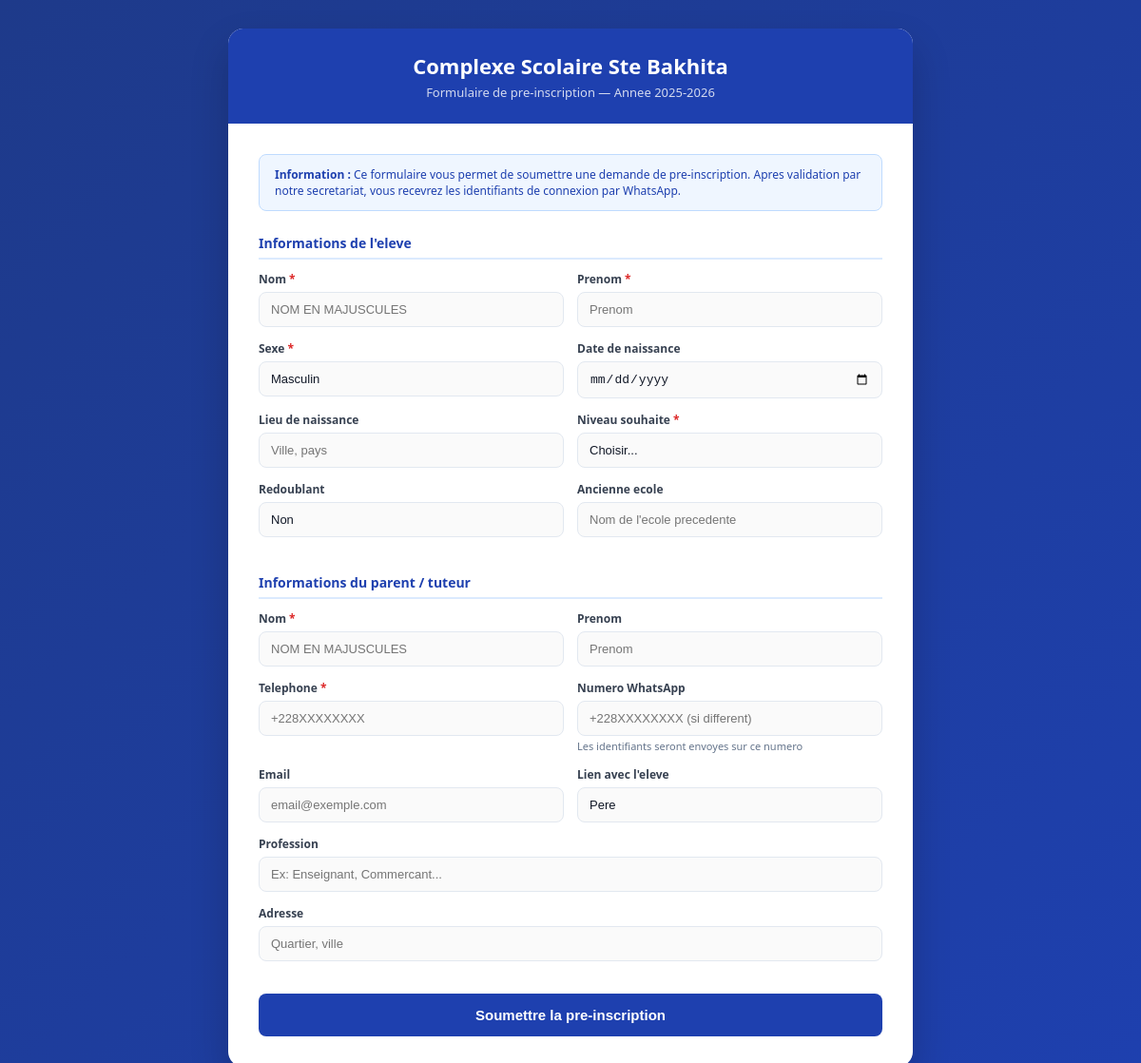
Page /inscription/ on the committed database.
### apps/core/models.py (models this page shows, shortened)
class ConfigurationEcole(models.Model):
    SYSTEMES = [
        ('TRIMESTRIEL', 'Trimestriel (T1/T2/T3)'),
        ('SEMESTRIEL', 'Semestriel (S1/S2)'),
    ]
    TYPES_ECOLE = [
        ('PRIVE', 'Établissement privé'),
        ('PUBLIC', 'Établissement public'),
    ]
    nom = models.CharField(max_length=200, default='GESTo')
    slogan = models.CharField(max_length=200, blank=True)
    adresse = models.CharField(max_length=300, blank=True)
    telephone = models.CharField(max_length=50, blank=True)
    email = models.EmailField(blank=True)
    logo = models.ImageField(upload_to='config/', null=True, blank=True)
    type_ecole = models.CharField(
        max_length=10, choices=TYPES_ECOLE, default='PRIVE'
    )
    systeme_defaut = models.CharField(
        max_length=15, choices=SYSTEMES, default='TRIMESTRIEL'
    )
    region = models.CharField(max_length=100, blank=True)
    ministre_tutelle = models.CharField(max_length=200, blank=True)
    devise = models.CharField(
        max_length=100, blank=True,
        default='Travail – Liberté – Patrie'
    )
    heure_rapport_directeur = models.TimeField(default='09:00')
    heure_rapport_censeur = models.TimeField(default='18:00')
    seuil_retards_consecutifs = models.IntegerField(default=5)
    seuil_retards_periode = models.IntegerField(default=10)
    seuil_jours_periode = models.IntegerField(default=20)
    seuil_alerte_dette_jours = models.IntegerField(default=30)
    wa_numero_source = models.CharField(max_length=20, blank=True)
    wa_numero_secours = models.CharField(max_length=20, blank=True)
    updated_at = models.DateTimeField(auto_now=True)
    class Meta:
        verbose_name = 'Configuration école'
    @classmethod
    def get(cls):
        obj, _ = cls.objects.get_or_create(pk=1)
        return obj

### apps/academic/models.py (models this page shows, shortened)
class AnneeScolaire(models.Model):
    nom = models.CharField(max_length=20, unique=True)
    date_debut = models.DateField(null=True, blank=True)
    date_fin = models.DateField(null=True, blank=True)
    est_active = models.BooleanField(default=False)
    class Meta:
        verbose_name = 'Année scolaire'
        ordering = ['-nom']
    @classmethod
    def active(cls):
        return cls.objects.filter(est_active=True).first()

### apps/preinscription/views.py (the view, shortened to what this page needs)
# urls.py: path('', views.formulaire_preinscription,
def formulaire_preinscription(request):
    from apps.core.models import ConfigurationEcole
    config = ConfigurationEcole.get()
    annee = AnneeScolaire.active()
    niveaux = Niveau.objects.all().order_by('ordre', 'nom')
    return render(request, 'preinscription/formulaire.html', {
        'config': config,
        'niveaux': niveaux,
        'annee': annee,
    })

### apps/core/context_processors.py (called while the page is built, shortened)
def global_context(request):
    if not request.user.is_authenticated:
        return {}

### templates/preinscription/formulaire.html (shortened to what this page needs)
<!DOCTYPE html>
<html lang="fr">
<head>
</head>
<body>
<div class="container">
  <div class="header">
    <h1>{{ config.nom }}</h1>
    <p>Formulaire de pre-inscription
      {% if annee %}— Annee {{ annee.nom }}{% endif %}
    </p>
  </div>
  <div class="body">
    <div class="info-box">
      <strong>Information :</strong>
      Ce formulaire vous permet de soumettre une demande de pre-inscription.
      Apres validation par notre secretariat, vous recevrez les identifiants
      de connexion par WhatsApp.
    </div>
    <form method="post">
      <div class="section-title">
        Informations de l'eleve
      </div>
      <div class="grid-2">
        <div class="form-group">
          <label>Nom <span class="required">*</span></label>
          <input type="text" name="nom_eleve"
                 value="{{ post.nom_eleve|default:'' }}"
                 placeholder="NOM EN MAJUSCULES" required>
        </div>
        <div class="form-group">
          <label>Prenom <span class="required">*</span></label>
          <input type="text" name="prenom_eleve"
                 value="{{ post.prenom_eleve|default:'' }}"
                 placeholder="Prenom" required>
        </div>
      </div>
      <div class="grid-2">
        <div class="form-group">
          <label>Sexe <span class="required">*</span></label>
          <select name="sexe_eleve">
            <option value="M">Masculin</option>
          </select>
        </div>
        <div class="form-group">
          <label>Date de naissance</label>
          <input type="date" name="date_naissance"
                 value="{{ post.date_naissance|default:'' }}">
        </div>
      </div>
      <div class="grid-2">
        <div class="form-group">
          <label>Lieu de naissance</label>
          <input type="text" name="lieu_naissance"
                 value="{{ post.lieu_naissance|default:'' }}"
                 placeholder="Ville, pays">
        </div>
        <div class="form-group">
          <label>Niveau souhaite <span class="required">*</span></label>
          <select name="niveau_souhaite" required>
            <option value="">Choisir...</option>
          </select>
        </div>
      </div>
      <div class="grid-2">
        <div class="form-group">
          <label>Redoublant</label>
          <select name="est_redoublant">
            <option value="0">Non</option>
          </select>
        </div>
        <div class="form-group">
          <label>Ancienne ecole</label>
          <input type="text" name="ancienne_ecole"
                 value="{{ post.ancienne_ecole|default:'' }}"
                 placeholder="Nom de l'ecole precedente">
        </div>
      </div>
      <div class="section-title">
        Informations du parent / tuteur
      </div>
      <div class="grid-2">
        <div class="form-group">
          <label>Nom <span class="required">*</span></label>
          <input type="text" name="nom_parent"
                 value="{{ post.nom_parent|default:'' }}"
                 placeholder="NOM EN MAJUSCULES" required>
        </div>
        <div class="form-group">
          <label>Prenom</label>
          <input type="text" name="prenom_parent"
                 value="{{ post.prenom_parent|default:'' }}"
                 placeholder="Prenom">
        </div>
      </div>
      <div class="grid-2">
        <div class="form-group">
          <label>
            Telephone <span class="required">*</span>
          </label>
          <input type="tel" name="telephone_parent"
                 value="{{ post.telephone_parent|default:'' }}"
                 placeholder="+228XXXXXXXX" required>
        </div>
        <div class="form-group">
          <label>Numero WhatsApp</label>
          <input type="tel" name="telephone_wa_parent"
                 value="{{ post.telephone_wa_parent|default:'' }}"
                 placeholder="+228XXXXXXXX (si different)">
          <div style="font-size:11px;color:#64748B;margin-top:3px">
            Les identifiants seront envoyes sur ce numero
          </div>
        </div>
      </div>
      <div class="grid-2">
        <div class="form-group">
          <label>Email</label>
          <input type="email" name="email_parent"
                 value="{{ post.email_parent|default:'' }}"
                 placeholder="email@exemple.com">
        </div>
        <div class="form-group">
          <label>Lien avec l'eleve</label>
          <select name="lien_parent">
            <option value="PERE">Pere</option>
          </select>
        </div>
      </div>
      <div class="form-group">
        <label>Profession</label>
        <input type="text" name="profession_parent"
               value="{{ post.profession_parent|default:'' }}"
               placeholder="Ex: Enseignant, Commercant...">
      </div>
      <div class="form-group">
        <label>Adresse</label>
        <input type="text" name="adresse_parent"
               value="{{ post.adresse_parent|default:'' }}"
               placeholder="Quartier, ville">
      </div>
      <button type="submit" class="btn-submit">
        Soumettre la pre-inscription
      </button>
    </form>
  </div>
</div>
</body>
</html>

### templates/preinscription/formulaire.html (style rules this page uses)
* { box-sizing:border-box;margin:0;padding:0 }
body { font-family:'Segoe UI',Arial,sans-serif; background:linear-gradient(135deg,#1E3A8A,#1E40AF); min-height:100vh;padding:30px 16px; }
.container { max-width:720px;margin:0 auto; background:#fff;border-radius:16px;overflow:hidden; box-shadow:0 20px 40px rgba(0,0,0,0.2); }
.header { background:#1E40AF;color:#fff; padding:24px 32px;text-align:center; }
.header h1 { font-size:22px;font-weight:700; }
.header p { font-size:13px;opacity:0.8;margin-top:4px; }
.body { padding:32px; }
.section-title { font-size:14px;font-weight:700;color:#1E40AF; margin:24px 0 12px;padding-bottom:6px; border-bottom:2px solid #DBEAFE; }
.grid-2 { display:grid;grid-template-columns:1fr 1fr;gap:14px; }
.form-group { margin-bottom:14px; }
label { display:block;font-size:12px;font-weight:600; color:#374151;margin-bottom:5px; }
input,select,textarea { width:100%;padding:10px 12px; border:1.5px solid #E2E8F0;border-radius:8px; font-size:13px;color:#111827;background:#FAFAFA; outline:none;transition:border-color 0.2s; appearance:none; }
.required { color:#DC2626; }
.btn-submit { width:100%;padding:14px;background:#1E40AF;color:#fff; border:none;border-radius:8px;font-size:15px; font-weight:600;cursor:pointer;margin-top:20px; transition:background 0.2s; }
.info-box { background:#EFF6FF;border:1px solid #BFDBFE; border-radius:8px;padding:12px 16px; font-size:12px;color:#1E40AF;margin-bottom:20px; }

### rows in the picture
ConfigurationEcole: nom "Complexe Scolaire Ste Bakhita"
AnneeScolaire: nom "2025-2026"
